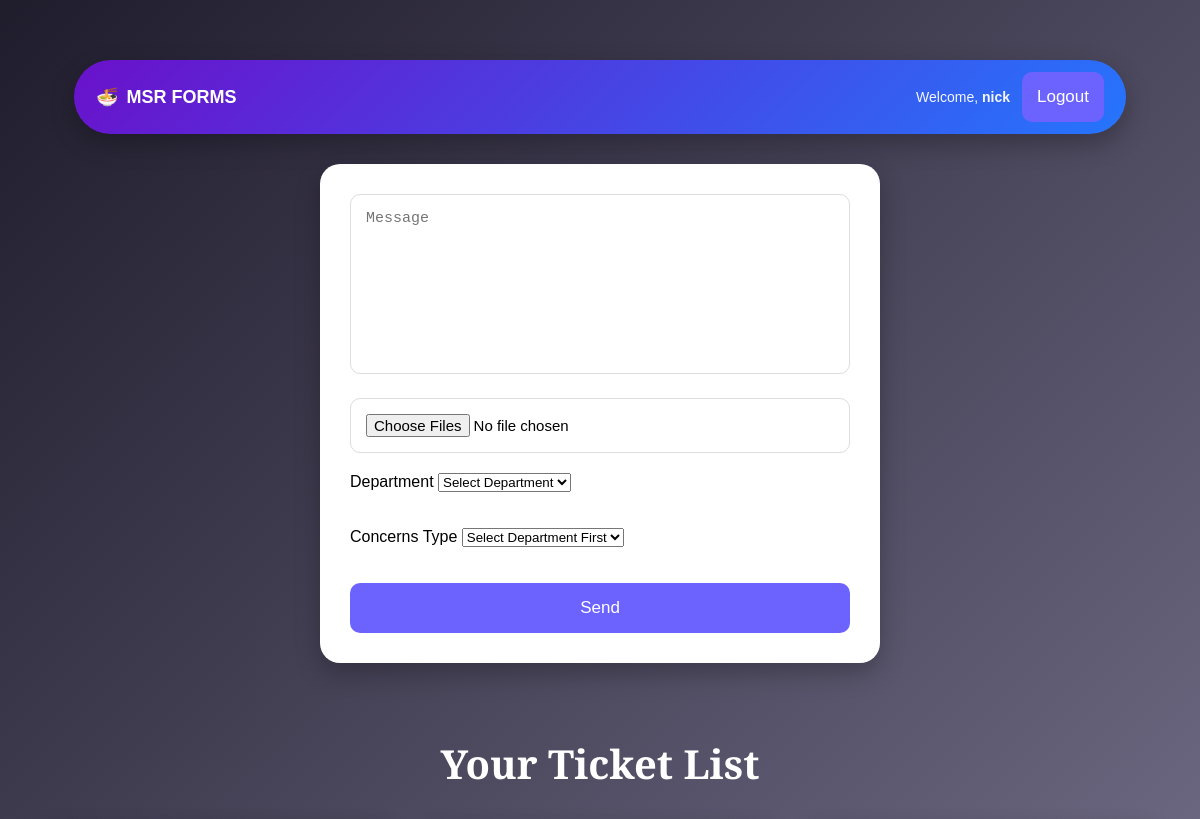
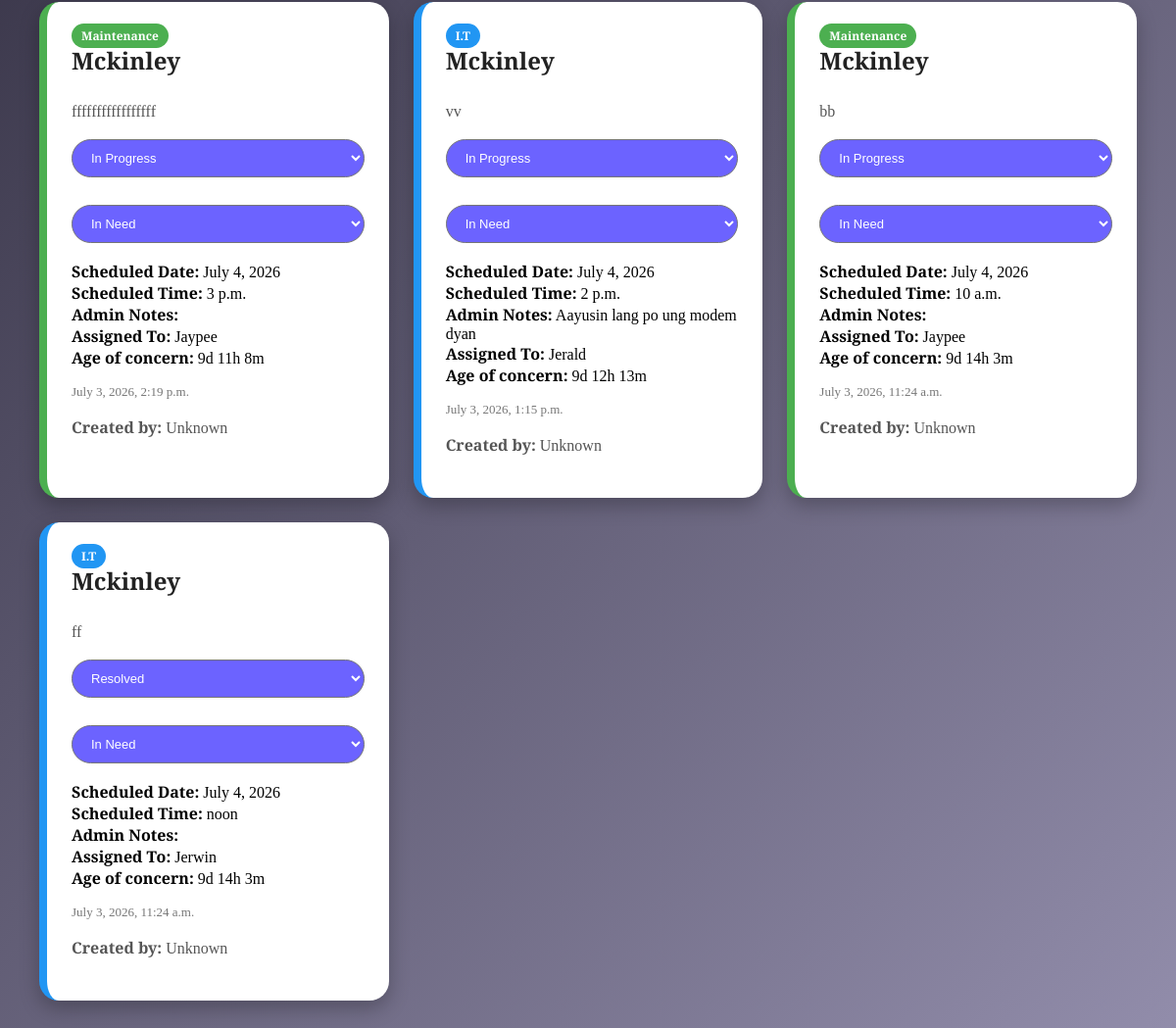
The app's page /home/ (signed in) with its own data (2 pictures, top to bottom).
### tickets/models.py (models this page shows, shortened)
class Ticket(models.Model):
    status_choices = [
    ('pending', 'Pending'),
    ('progress', 'In Progress'),
    ('resolved', 'Resolved'),
    ]
    PRIORITY_CHOICES = [
    ('Low', 'Low'),
    ('Medium', 'Medium'),
    ('High', 'High'),
    ]
    is_opened = models.BooleanField(default=False)
    user = models.ForeignKey(User, on_delete=models.CASCADE, null=True, blank=True)
    email = models.EmailField()
    title = models.CharField(max_length=100)
    message = models.TextField()
    status = models.CharField(max_length=20,choices=status_choices, default='pending')
    attachment = models.FileField(upload_to='tickets/', null=True, blank=True)
    created_at = models.DateTimeField(auto_now_add=True)
    resolve_at = models.DateTimeField(null=True, blank=True)
    department = models.ForeignKey(Department, on_delete=models.CASCADE, related_name="tickets", null=True, blank=True)
    priority = models.CharField(max_length=20, choices=PRIORITY_CHOICES, default='Medium')
    concern_type = models.ForeignKey(ConcernType, on_delete=models.SET_NULL, null=True, blank=True)
    scheduled_date = models.DateField(null=True, blank=True)
    scheduled_time = models.TimeField(null=True, blank=True)
    admin_note = models.TextField(blank=True, null=True)
    deadline = models.DateTimeField(null=True, blank=True)
    outlet = models.ForeignKey(
    Outlet,
    on_delete=models.SET_NULL,
    null=True,
    blank=True,)
    outlet_ticket_no = models.PositiveIntegerField(
        editable=False,
        null=True,
        blank=True
    )
    created_by = models.ForeignKey(
        User,
        on_delete=models.SET_NULL,
        null=True,
        blank=True,
        related_name="created_tickets"
    )
    description = models.TextField()
    assigned_to = models.ForeignKey(
        Technician,
        on_delete=models.SET_NULL,
        null=True,
        blank=True
        )
    def ticket_age(self):
        seconds = int(self.age.total_seconds())
        days = seconds // 86400
        hours = (seconds % 86400) // 3600
        minutes = (seconds % 3600) // 60
        return f"{days}d {hours}h {minutes}m"
    @property
    def age(self):
        return timezone.now() - self.created_at

class Department(models.Model):
    name = models.CharField(max_length=100)

class Outlet(models.Model):
    name = models.CharField(max_length=100)
    def __str__(self):
        return self.name

class Technician(models.Model):
    department = models.ForeignKey(
        Department,
        on_delete=models.CASCADE,
        related_name='technician',
        null=True,
        blank=True
        )
    full_name = models.CharField(max_length=100)

### tickets/views/tickets.py (the view, shortened to what this page needs)
# urls.py: path("home/", views.home, name="home"),
@login_required(login_url='login')
def home(request):
    tickets = Ticket.objects.filter(
        outlet=request.user.userprofile.outlet
    ).order_by('-created_at')
    departments = Department.objects.all()
    concerns = ConcernType.objects.all()
    return render(request, 'home.html', {
        'tickets': tickets,
        'departments': departments,
        'concerns': concerns
    })

### tickets/templates/home.html (shortened to what this page needs)
{% load static %}
<!DOCTYPE html>
<html>
<head>
    <link rel="stylesheet" href="{% static 'css/style.css' %}">
</head>
<body>
<div class="topbar">
    <div class="logo">
        🍜 <span>MSR FORMS</span>
    </div>
    <div class="user-area">
        <span class="welcome">
            Welcome, <strong>{{ request.user.username }}</strong>
        </span>
        <form action="{% url 'logout' %}" method="POST" class="logout-form">
            <button type="submit" class="logout-btn">
                Logout
            </button>
        </form>
    </div>
</div>
<div class="container1">
    <div class="form-box">
        <form id="ticketForm" method="POST" enctype="multipart/form-data">
            <textarea
                name="message"
                placeholder="Message"
            ></textarea>
            <input type="file" name="files" multiple>
            <div>
                <label>Department</label>
            <select name="department"
                    class="border p-2 rounded w-full"
                    required
                    hx-get="/get-concerns/"
                    hx-trigger="change"
                    hx-target="#concern_type"
                    hx-swap="innerHTML"
                    hx-include="[name='department']">
            <option value="" selected disabled>Select Department</option>
            </select>
            </div>
            <br></br>
            <div>
            <label>Concerns Type</label>
            <select id="concern_type"
                    name="concern_type"
                    class="border p-2 rounded w-full"
                    required>
            <option value="" selected disabled>
            Select Department First
            </option>
            </select>
            </div>
            <br></br>
            <button type="submit" id="submitBtn">
                Send
            </button>
        </form>
        </div>
    <div class="ticket-wrapper">
        <h2 class="ticket-title">
            Your Ticket List
        </h2>
        <div class="ticket-list">
            {% for ticket in tickets %}
            <div class="ticket-card department-{{ ticket.department.name|slugify }}" data-ticket-id="{{ ticket.id }}">
            <span class="dept-badge department-badge-{{ ticket.department.name|slugify }}">
                {{ ticket.department.name }}
             </span>
                <h3>{{ ticket.outlet }}</h3>
                <p>{{ ticket.message }}</p>
                <select class="ticket-select status" data-current-status="{{ ticket.status }}"
                onchange="openReasonModal('{{ ticket.id }}', this)">
                <option value="progress" disabled
                {% if ticket.status == "progress" %}selected{% endif %}>
                In progress
                </option>
                <option value="resolved" {% if ticket.status == "resolved" %}selected{% endif %}>
                Resolved
                </option>
                </select>
                <br>
                <select class="ticket-select priority"
                        onchange="updatePriority('{{ ticket.id}}', this.value)">
                    <option value="Medium"
                        {% if ticket.priority == "Medium" %}selected{% endif %}>
                        In need
                    </option>
                </select>
                <br>
                <div class="schedule">
                <strong>Scheduled Date:</strong>
                <span class="scheduled-date">
                {{ ticket.scheduled_date}}
                </span>
                <br>
                <strong>Scheduled Time:</strong>
                <span class="scheduled-time">
                {{ ticket.scheduled_time}}
                </span>
                </div>
                <div class="admin-note">
                <strong >Admin Notes:</strong>
                <span class="admin-note-text">
                {{ ticket.admin_note}}
                </span>
                </div>
                <div class="assigned">
                <strong>Assigned To:</strong>
                <span class="assigned-to">
                {% if ticket.assigned_to %}
                {{ ticket.assigned_to.full_name }}
                {% else %}
                     -
                {% endif %}
                </span>
                </div>
                <strong>Age of concern:</strong>
                <span>{{ ticket.ticket_age }}</span>
                <div class="ticket-date">
                    {{ ticket.created_at }}
                </div>
                <p>
                <strong>Created by:</strong>
                {% if ticket.created_by %}
                    {{ ticket.created_by.username }}
                    <span class="badge">
                        {% if ticket.created_by.is_staff %}
                            Admin
                        {% else %}
                            Employee
                        {% endif %}
                    </span>
                        {% else %}
                            Unknown
                        {% endif %}
                </p>
            </div>
            {% endfor %}
        </div>
    </div>
</div>
</body>
</html>

### tickets/static/css/style.css (style rules this page uses)
body { font-family:Arial, sans-serif; background:linear-gradient(135deg,#1f1c2c,#928dab); margin:0; padding:40px; min-height:100vh; }
.container1 { display:flex; flex-direction:column; align-items:center; gap:40px; }
.form-box { background:white; width:100%; max-width:500px; padding:30px; border-radius:20px; box-shadow:0 10px 25px rgba(0,0,0,0.25); }
input[type="text"], textarea, input[type="file"] { width:100%; padding:15px; margin-bottom:20px; border:1px solid #ddd; border-radius:10px; box-sizing:border-box; font-size:15px; outline:none; transition:0.3s; }
textarea { height:180px; resize:none; }
button { padding:15px; border:none; border-radius:10px; background:#6c63ff; color:white; font-size:17px; cursor:pointer; transition:0.3s; }
.form-box button { width: 100%; }
.ticket-wrapper { width:100%; max-width:1200px; font-family: "Playfair Display", serif; }
.ticket-title { text-align:center; color:white; font-size:40px; margin-bottom:30px; }
.ticket-list { display:grid; grid-template-columns:repeat(auto-fit,minmax(280px,1fr)); gap:25px; }
.ticket-card { background:white; padding:25px; border-radius:20px; border-left:8px solid #999; box-shadow:0 8px 20px rgba(0,0,0,0.25); transition:0.3s; }
.ticket-card h3 { margin-top:0; color:#222; font-size:24px; }
.ticket-card p { color:#555; line-height:1.5; }
.ticket-select { display: block; width: 100%; box-sizing: border-box; margin-top: 10px; padding: 10px 15px; border-radius: 30px; background: #6c63ff; color: white; font-size: 13px; text-transform: capitalize; }
.ticket-date { margin-top:15px; color:#777; font-size:13px; }
.topbar { display: flex; justify-content: space-between; align-items: center; padding: 14px 24px; background: linear-gradient(135deg, #1e3c72, #2a5298); color: white; box-shadow: 0 4px 12px rgba(0,0,0,0.15); position: sticky; top: 0; z-index: 1000; }
.logo { font-size: 18px; font-weight: bold; display: flex; align-items: center; gap: 8px; }
.user-area { display: flex; align-items: center; gap: 12px; }
.welcome { font-size: 14px; opacity: 0.95; }
.logout-btn { width: auto !important; display: inline-flex; align-items: center; justify-content: center; white-space: nowrap; }
.logout-form { margin: 0; }
.topbar { display: flex; justify-content: space-between; align-items: center; padding: 12px 22px; background: linear-gradient(135deg, #6a11cb, #2575fc); color: white; box-shadow: 0 10px 25px rgba(0,0,0,0.25); width: 90%; max-width: 1100px; margin: 20px auto; border-radius: 50px; position: sticky; top: 15px; z-index: 1000; }
.container1 { padding-top: 10px; }
.department-it { border-left-color:#2196F3; }
.department-maintenance { border-left-color: #4CAF50; }
.dept-badge { color:white; padding:4px 10px; border-radius:20px; font-size:12px; font-weight:bold; }
.department-badge-it { background:#2196F3; }
.department-badge-maintenance { background: #4CAF50; }

### records on screen
Ticket: department.name "Maintenance", outlet "Mckinley", message "fffffffffffffffff", status+id "In progress", priority+id "In need", scheduled_date "July 4, 2026", scheduled_time "3 p.m.", assigned_to.full_name "Jaypee", ticket_age "9d 11h 8m", created_at "July 3, 2026, 2:19 p.m.", shows "Unknown"
Ticket: department.name "I.T", outlet "Mckinley", message "vv", status+id "In progress", priority+id "In need", scheduled_date "July 4, 2026", scheduled_time "2 p.m.", admin_note "Aayusin lang po ung modem dyan", assigned_to.full_name "Jerald", ticket_age "9d 12h 13m", created_at "July 3, 2026, 1:15 p.m.", shows "Unknown"
Ticket: department.name "Maintenance", outlet "Mckinley", message "bb", status+id "In progress", priority+id "In need", scheduled_date "July 4, 2026", scheduled_time "10 a.m.", assigned_to.full_name "Jaypee", ticket_age "9d 14h 3m", created_at "July 3, 2026, 11:24 a.m.", shows "Unknown"
Ticket: department.name "I.T", outlet "Mckinley", message "ff", status+id "Resolved", priority+id "In need", scheduled_date "July 4, 2026", scheduled_time "noon", assigned_to.full_name "Jerwin", ticket_age "9d 14h 3m", created_at "July 3, 2026, 11:24 a.m.", shows "Unknown"

### other values on screen
{{ request.user.username }} "nick"
